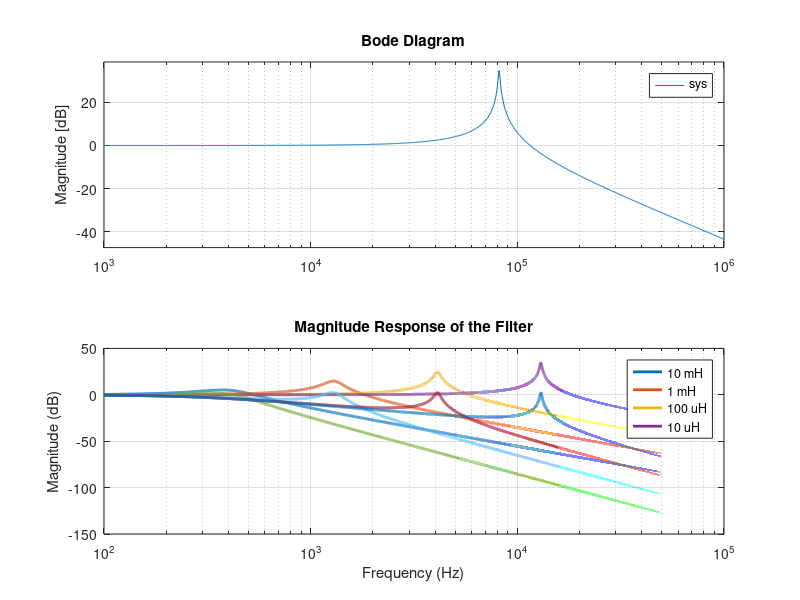

Write the MATLAB code that produced this figure.
%% 
%classic bode plot
R=45;
C=15e-06;
s=tf('s');
for L=[1e-02 1e-03 1e-04 1e-05]
    sys= tf(R/(R*L*C*s^2+s*L+R));
    bode(sys);
    hold on
end
legend('10 mH','1 mH','100 uH','10 uH');
grid on
hold off
%%
%bode without input impedance
R=45;
C=15e-06;
f=linspace(100,100000,100000);
w=2*pi*f;
%L=1e-03;
for L=[1e-02 1e-03 1e-04 1e-05]
    t=R./(R*L*C*(w*i).^2+w*i*L+R);
    mag=20*log10(abs(t));
    semilogx(f,mag,'LineWidth',2);
    hold on
end
grid on
xlabel('Frequency (Hz)');
ylabel('Magnitude (dB)');
legend('10 mH','1 mH','100 uH','10 uH');
title('Magnitude Response of the Filter');
% t=R./(R*L*C*(w*i).^2+w*i*L+R);
% mag=20*log10(abs(t));
% 
% semilogx(w,mag);
% grid on
% xlabel('Frequency (rad/s)');
% ylabel('Magnitude (dB)');
%%
%bode with input impedance
R=45;
r=50e-03;
C1=10e-03;
C2=15e-06;
f=linspace(100,100000,100000);
w=2*pi*f;
s=w*i;
for L=[1e-02 1e-03 1e-04 1e-05]
    t=(R)./((L*R*r*C1*C2*s.^3)+((R*C2*L+r*C1*L)*s.^2)+((R*r*C2+L+R*r*C1)*s+(r+R)));
    mag=20*log10(abs(t));
    semilogx(f,mag,'LineWidth',2);
    hold on
end
grid on
xlabel('Frequency (Hz)');
ylabel('Magnitude (dB)');
legend('10 mH','1 mH','100 uH','10 uH');
title('Magnitude Response of the Filter');
